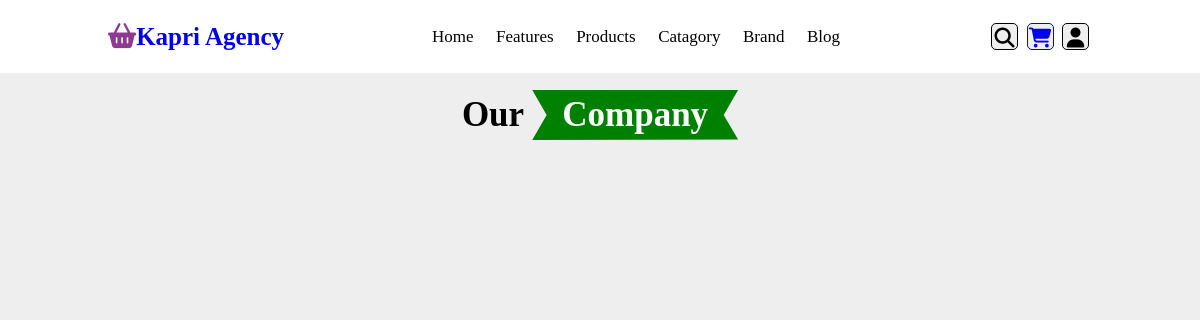
Page /productlistcomp/catagory on the earlier database version.
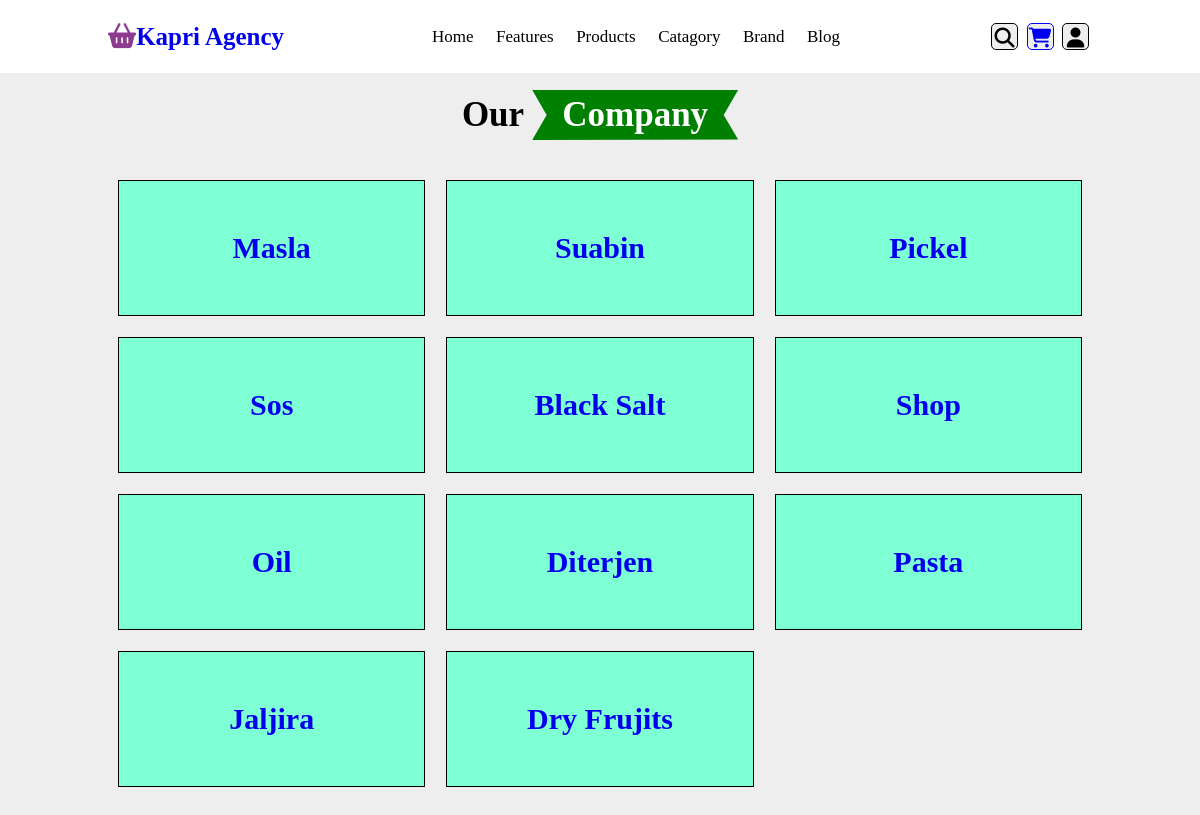
Same page on the later database version.
### product/models.py (models this page shows, shortened)
class productCatagory(models.Model):
    name=models.CharField(max_length=100,default=1,blank=True,null=True)
    img=models.ImageField(upload_to='productCatagory',default=None,blank=True,null=True)

### product/views.py (the view)
# urls.py: path('catagory',views.catagory,name='catagory'),
def catagory(request):
    ourWorkingCompany=productCatagory.objects.all()
    return render(request,'productlist/companyname/catagory.html',{'company':ourWorkingCompany})

### product/templates/productlist/companyname/catagory.html (shortened to what this page needs)
{% extends "homepage/home.html" %}
{% load static %}
{% block style %}
<link rel="stylesheet" href="{% static 'productlist/name.css' %}">
{% endblock style %}
{% block content %}
<section class="categories categoriese" id="categories">
    <h1 class="heading">our <span>company</span></h1>
    <h2 class="listofcompanyname">
        {% for i in company %}
            <a href="{% url 'productitemcatagoty' i.id %}"  rel="noopener noreferrer">{{i.name}}</a>
        {% endfor %}
    </h2>
</section>
{% endblock %}

Differences in the rows shown:
added productCatagory: name "Masla"
added productCatagory: name "Suabin"
added productCatagory: name "Pickel"
added productCatagory: name "Sos"
added productCatagory: name "Black Salt"
added productCatagory: name "Shop"
added productCatagory: name "Oil"
added productCatagory: name "Diterjen"
added productCatagory: name "Pasta"
added productCatagory: name "Jaljira"
added productCatagory: name "Dry Frujits"
